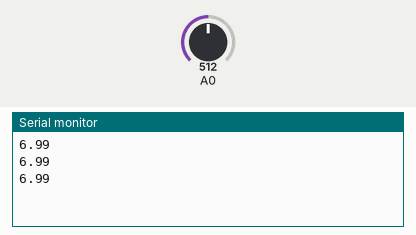
Bench run of a sketch on a simulated Arduino Uno, built with avr-gcc and run on an emulated ATmega328P. Parts: the last lines printed to the serial monitor. Inputs (shaded band) come from the test bench; at power-on: A0 = 512.

Above: at 1.3 s.
1.4 s: A0 set to 716
At 1.9 s:
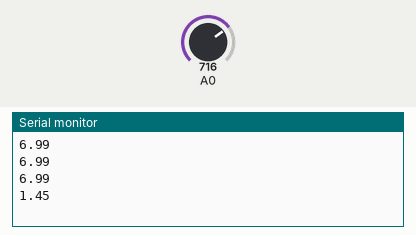
2.9 s: A0 set to 900
At 3.4 s:
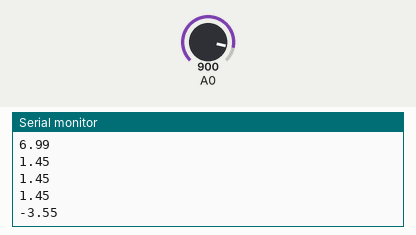
Timing chart, 0 to 5.9 s (numbered marks = the images above; inputs shaded):
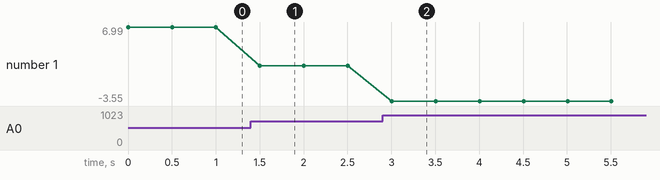

Measured:
- after the input at 1.4 s, the serial monitor: prints a new line after 0.10 s (image 1)
- after the input at 2.9 s, the serial monitor: prints a new line after 0.10 s (image 2)
- plotted number 1: 6.99 → 1.45 after the input at 1.4 s, 1.45 → -3.55 after the input at 2.9 s

The sketch:

Projeto_124_Monitor_de_pH.ino
```cpp
// Projeto 124 - Monitor de pH
// Arduino Uno | Arduino Neon Lab

void setup(){ Serial.begin(9600); }
 void loop(){
   int leitura = analogRead(A0);
   float tensao = leitura * 5.0 / 1023.0;
   float ph = 7 + ((2.5 - tensao) / 0.18);
   Serial.println(ph);
   delay(500);
 }
```
